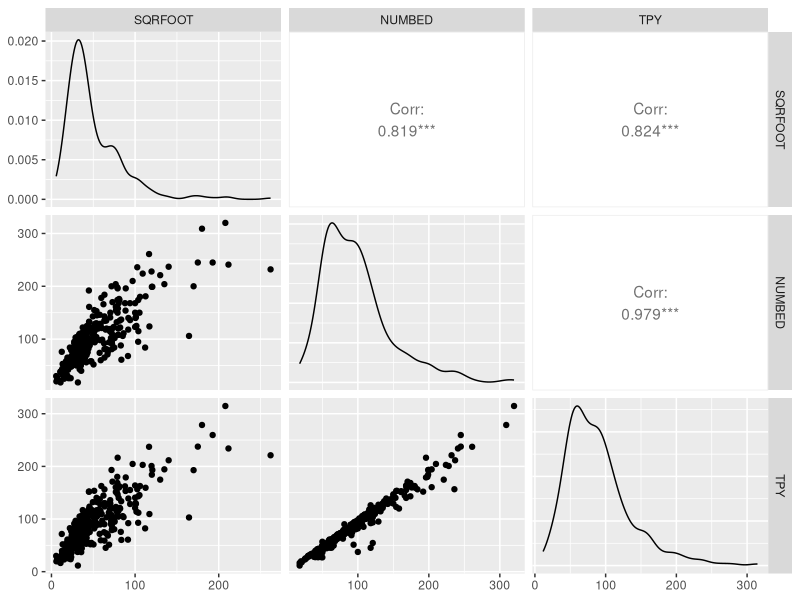
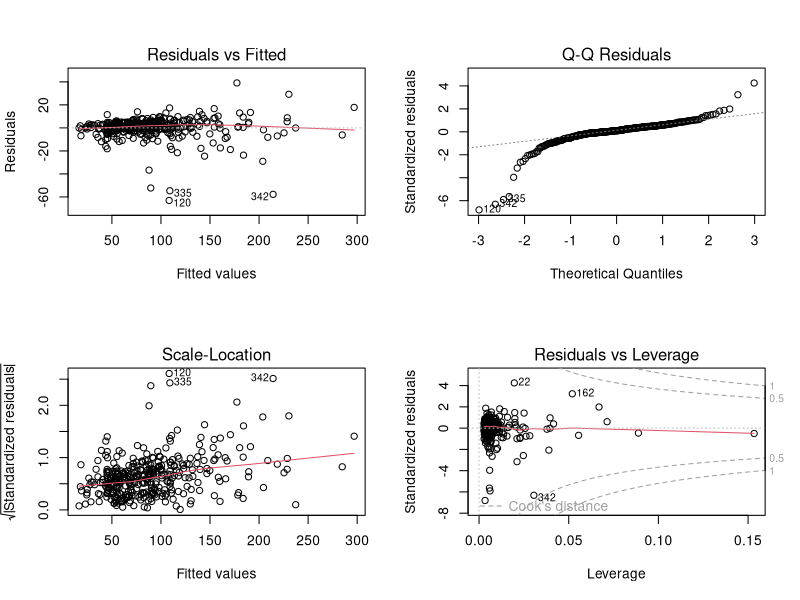
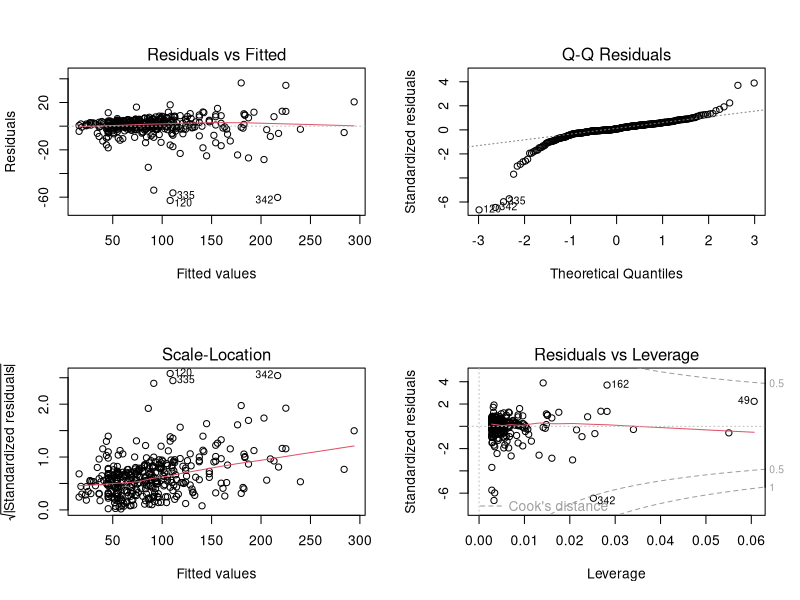
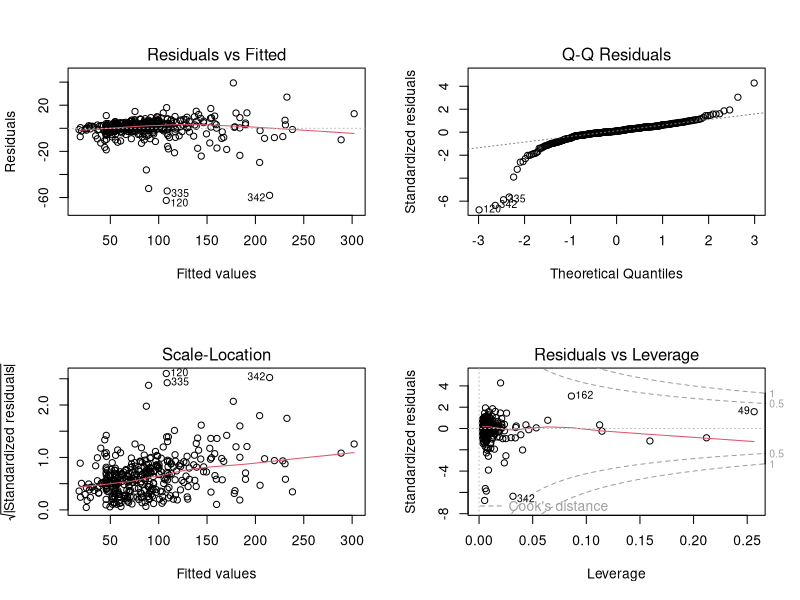
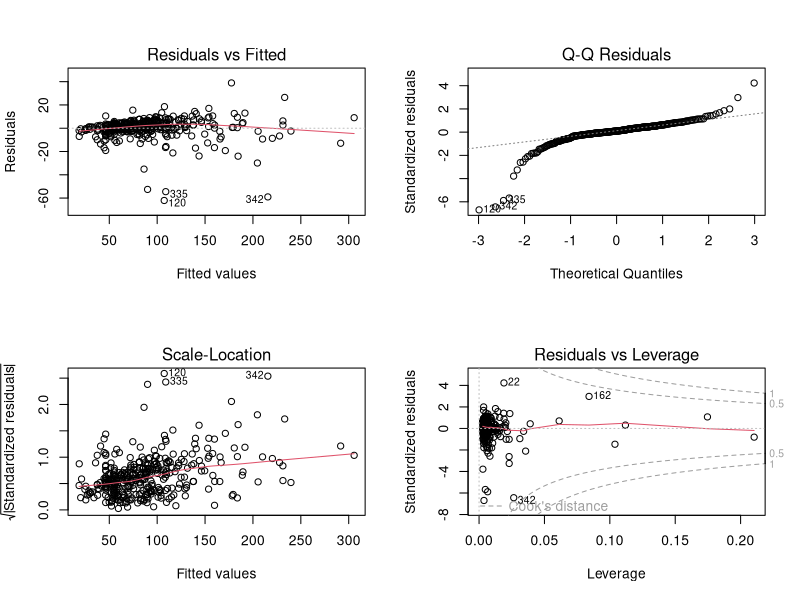
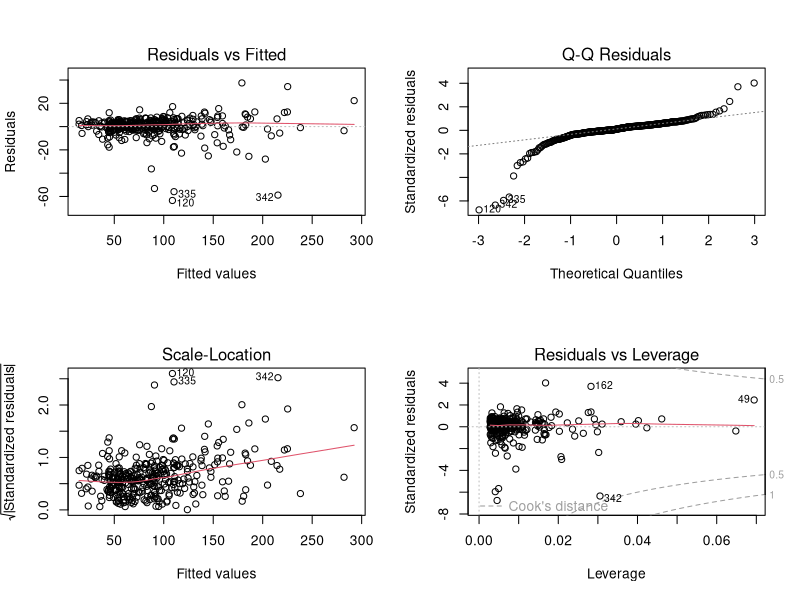
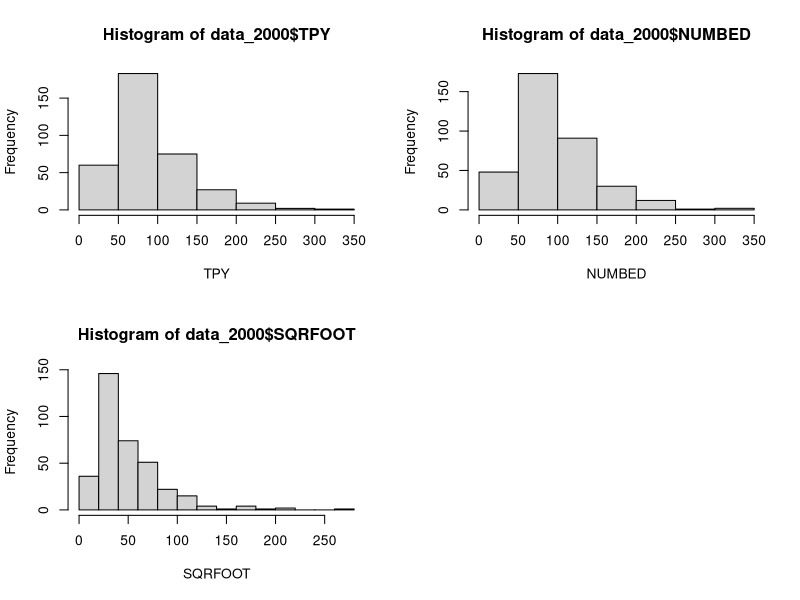
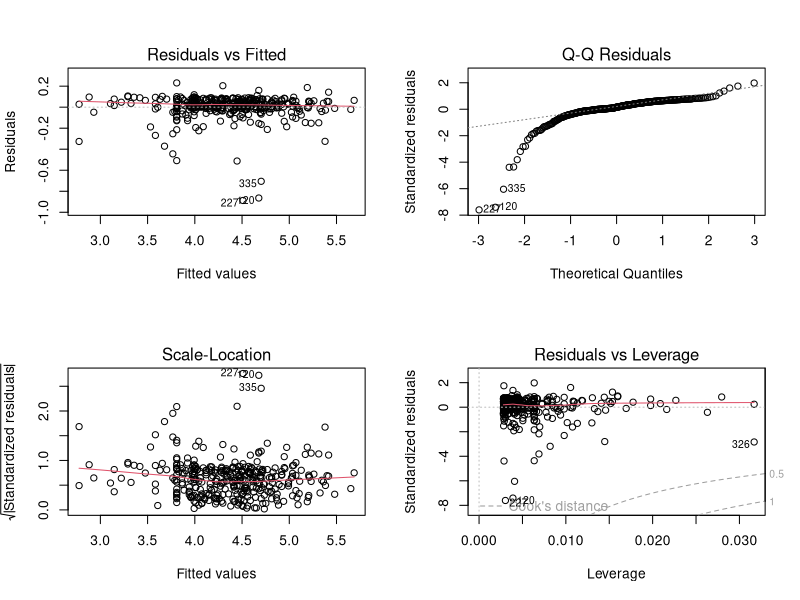

Recreate these plots in R, in order.
## ---- chunk 1
knitr::opts_chunk$set(echo = TRUE)
## ---- chunk 2
## importing the dataset and omitting the missing values
datafile <- read.csv("../WiscNursingHome.csv")
datafile <- na.omit(datafile)

## dividing data from different years
data_2000 <- datafile[datafile$CRYEAR == 2000, ]
rownames(data_2000) <- 1:nrow(data_2000)
data_2001 <- datafile[datafile$CRYEAR == 2001, ]
rownames(data_2001) <- 1:nrow(data_2001)

datafile$ORGSTR <- as.factor(datafile$ORGSTR)
datafile$MSA <- as.factor(datafile$MSA)
## ---- chunk 3
library(ggplot2)
library(GGally)
## ---- chunk 4
ggpairs(subset(data_2000, select = c(SQRFOOT, NUMBED, TPY)))
## ---- chunk 5
summary(lm(TPY ~ NUMBED + SQRFOOT + NUMBED:SQRFOOT, data = data_2000))
## ---- chunk 6
anova(glm(TPY ~ NUMBED + SQRFOOT + NUMBED:SQRFOOT, data = data_2000, family = gaussian),
      test = "Chisq")
## ---- chunk 7
AIC(lm(TPY ~ NUMBED, data = data_2000),
    lm(TPY ~ SQRFOOT, data = data_2000),
    lm(TPY ~ NUMBED + SQRFOOT, data = data_2000),
    lm(TPY ~ NUMBED:SQRFOOT, data = data_2000),
    lm(TPY ~ NUMBED + SQRFOOT + NUMBED:SQRFOOT, data = data_2000),
    lm(TPY ~ NUMBED + NUMBED:SQRFOOT, data = data_2000),
    lm(TPY ~ SQRFOOT + NUMBED:SQRFOOT, data = data_2000))
## ---- chunk 8
AIC(lm(TPY ~ log(NUMBED), data = data_2000),
    lm(TPY ~ log(SQRFOOT), data = data_2000),
    lm(TPY ~ log(NUMBED) + log(SQRFOOT), data = data_2000),
    lm(TPY ~ log(NUMBED) + SQRFOOT, data = data_2000),
    lm(TPY ~ NUMBED + log(SQRFOOT), data = data_2000))
## ---- chunk 9
fit.linear <- lm(TPY ~ NUMBED + SQRFOOT, data = data_2000)
summary(fit.linear)
## ---- chunk 10
par(mfrow = c(2, 2))
plot(fit.linear)
## ---- chunk 11
par(mfrow = c(2, 2))
plot(lm(TPY ~ NUMBED, data = data_2000))
## ---- chunk 12
par(mfrow = c(2, 2))
plot(lm(TPY ~ NUMBED + SQRFOOT + NUMBED:SQRFOOT, data = data_2000))
## ---- chunk 13
par(mfrow = c(2, 2))
plot(lm(TPY ~ NUMBED + NUMBED:SQRFOOT, data = data_2000))
## ---- chunk 14
par(mfrow = c(2, 2))
plot(lm(TPY ~ NUMBED + log(SQRFOOT), data = data_2000))
## ---- chunk 15
par(mfrow = c(2, 2))
hist(data_2000$TPY, xlab = "TPY", freq = TRUE)
hist(data_2000$NUMBED, xlab = "NUMBED", freq = TRUE)
hist(data_2000$SQRFOOT, xlab = "SQRFOOT", freq = TRUE)
## ---- chunk 16
## fare ggpairs() con il log delle variabili
## ---- chunk 17
summary(lm(log(TPY) ~ log(NUMBED) + log(SQRFOOT) + log(NUMBED):log(SQRFOOT), data = data_2000))
## ---- chunk 18
anova(glm(log(TPY) ~ log(NUMBED) + log(SQRFOOT) + log(NUMBED):log(SQRFOOT), data = data_2000,
          family = gaussian), test = "Chisq")
## ---- chunk 19
summary(lm(log(TPY) ~ log(NUMBED), data = data_2000))
## ---- chunk 20
summary(lm(log(TPY) ~ log(SQRFOOT), data = data_2000))
## ---- chunk 21
par(mfrow = c(2, 2))
plot(lm(log(TPY) ~ log(NUMBED), data = data_2000))
## ---- chunk 22
par(mfrow = c(2, 2))
plot(lm(log(TPY) ~ log(SQRFOOT), data = data_2000))
## ---- chunk 23
AIC(lm(log(TPY) ~ log(NUMBED), data = data_2000),
    lm(log(TPY) ~ log(SQRFOOT), data = data_2000),
    lm(log(TPY) ~ log(NUMBED) + log(SQRFOOT), data = data_2000))
## ---- chunk 24
summary(lm(log(TPY) ~ NUMBED + log(SQRFOOT), data = data_2000))
## ---- chunk 25
par(mfrow = c(2, 2))
plot(lm(log(TPY) ~ NUMBED + log(SQRFOOT), data = data_2000))
## ---- chunk 26
AIC(lm(log(TPY) ~ NUMBED + log(SQRFOOT), data = data_2000))
## ---- chunk 27
summary(lm(log(TPY) ~ SQRFOOT + NUMBED, data = data_2000))
## ---- chunk 28
summary(lm(log(TPY) ~ log(SQRFOOT) + log(NUMBED), data = data_2000))
## ---- chunk 29
summary(lm(I(1/TPY) ~ NUMBED + SQRFOOT, data = data_2000))
## ---- chunk 30
summary(lm(I(sqrt(TPY)) ~ NUMBED + SQRFOOT, data = data_2000))
## ---- chunk 31
par(mfrow = c(2, 2))
plot(lm(I(1/TPY) ~ NUMBED + SQRFOOT, data = data_2000))
## ---- chunk 32
par(mfrow = c(2, 2))
plot(lm(I(sqrt(TPY)) ~ NUMBED + SQRFOOT, data = data_2000))
## ---- chunk 33
### roba fatta da Simone
## ---- chunk 34
summary(lm(TPY ~ NUMBED + SQRFOOT + TAXEXEMPT + SELFFUNDINS + URBAN + PRO, data = data_2000))
## ---- chunk 35
anova(glm(TPY ~ NUMBED + SQRFOOT + TAXEXEMPT + SELFFUNDINS + URBAN + PRO, data = data_2000,
          family = gaussian), test = "Chisq")
## ---- chunk 36
par(mfrow = c(2, 2))
plot(lm(TPY ~ NUMBED + SQRFOOT + TAXEXEMPT + SELFFUNDINS + URBAN + PRO,
        data = data_2000))
## ---- chunk 37
summary(lm(log(TPY) ~ log(NUMBED) + log(SQRFOOT) + TAXEXEMPT + SELFFUNDINS + URBAN + PRO,
           data = data_2000))
## ---- chunk 38
anova(glm(log(TPY) ~ log(NUMBED) + log(SQRFOOT) + TAXEXEMPT + SELFFUNDINS + URBAN + PRO,
          data = data_2000, family = gaussian), test = "Chisq")
## ---- chunk 39
par(mfrow = c(2, 2))
plot(lm(log(TPY) ~ log(NUMBED) + log(SQRFOOT) + TAXEXEMPT + SELFFUNDINS + URBAN + PRO,
        data = data_2000))
## ---- chunk 40
anova(glm(log(TPY) ~ log(NUMBED) + log(SQRFOOT) + SELFFUNDINS + URBAN + PRO + TAXEXEMPT,
          data = data_2000, family = gaussian), test = "Chisq")
## ---- chunk 41
fit.best <- lm(log(TPY) ~ log(SQRFOOT) + TAXEXEMPT + PRO, data = data_2000)
summary(fit.best)
## ---- chunk 42
anova(fit.best, test = "Chisq")
## ---- chunk 43
par(mfrow = c(2, 2))
plot(fit.best)
## ---- chunk 44
data_mod <- data_2000[-331, ]
data_mod <- data_mod[-326, ]
rownames(data_2000) <- 1:nrow(data_2000)

fit.best.mod <- lm(log(TPY) ~ log(SQRFOOT), data = data_mod)
summary(fit.best.mod)
## ---- chunk 45
par(mfrow = c(2, 2))
plot(fit.best.mod)
